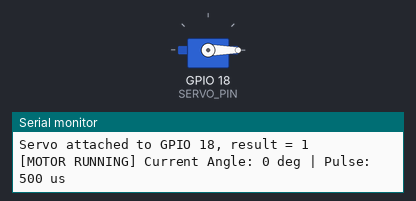
Recording of a sketch running on a simulated ESP32. On the bench: servo, the last lines printed to the serial monitor.

Above: at 0.55 s.
At 1.3 s:
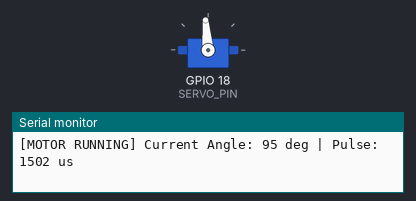
At 2.05 s:
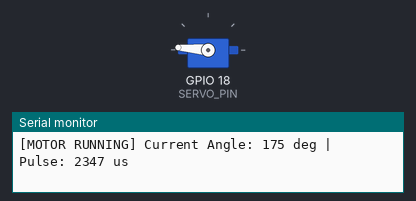
At 3.55 s:
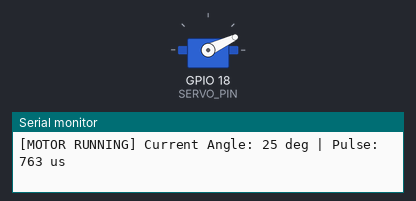
Timing chart, 0 to 8.6 s (numbered marks = the images above):
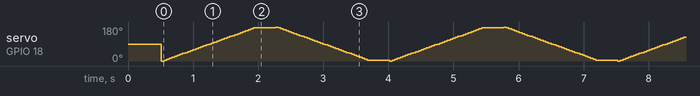

The sketch:

motor_test.ino
```cpp
#include <ESP32Servo.h>

#define SERVO_PIN 18

Servo testServo;

void setup() {
  Serial.begin(115200);
  delay(500);
  Serial.println(F("\n=========================================="));
  Serial.println(F("   MG996R SERVO MOTOR DIAGNOSTIC TEST"));
  Serial.println(F("=========================================="));

  // Allow all 4 hardware timers for ESP32Servo
  ESP32PWM::allocateTimer(0);
  ESP32PWM::allocateTimer(1);
  ESP32PWM::allocateTimer(2);
  ESP32PWM::allocateTimer(3);

  testServo.setPeriodHertz(50); // Standard 50Hz servo

  // Attach with MG996R standard min/max pulse widths (500us - 2400us)
  int result = testServo.attach(SERVO_PIN, 500, 2400);
  Serial.print(F("Servo attached to GPIO 18, result = "));
  Serial.println(result);

  if (result == -1) {
    Serial.println(F("ERROR: Failed to attach servo! Retrying with default attach..."));
    testServo.attach(SERVO_PIN);
  }
}

int angle = 0;
int dir = 5;

void loop() {
  testServo.write(angle);

  Serial.print(F("[MOTOR RUNNING] Current Angle: "));
  Serial.print(angle);
  Serial.print(F(" deg | Pulse: "));
  Serial.print(testServo.readMicroseconds());
  Serial.println(F(" us"));

  angle += dir;
  if (angle >= 180) {
    angle = 180;
    dir = -5;
    delay(300);
  } else if (angle <= 0) {
    angle = 0;
    dir = 5;
    delay(300);
  }

  delay(40); // Smooth movement
}
```
